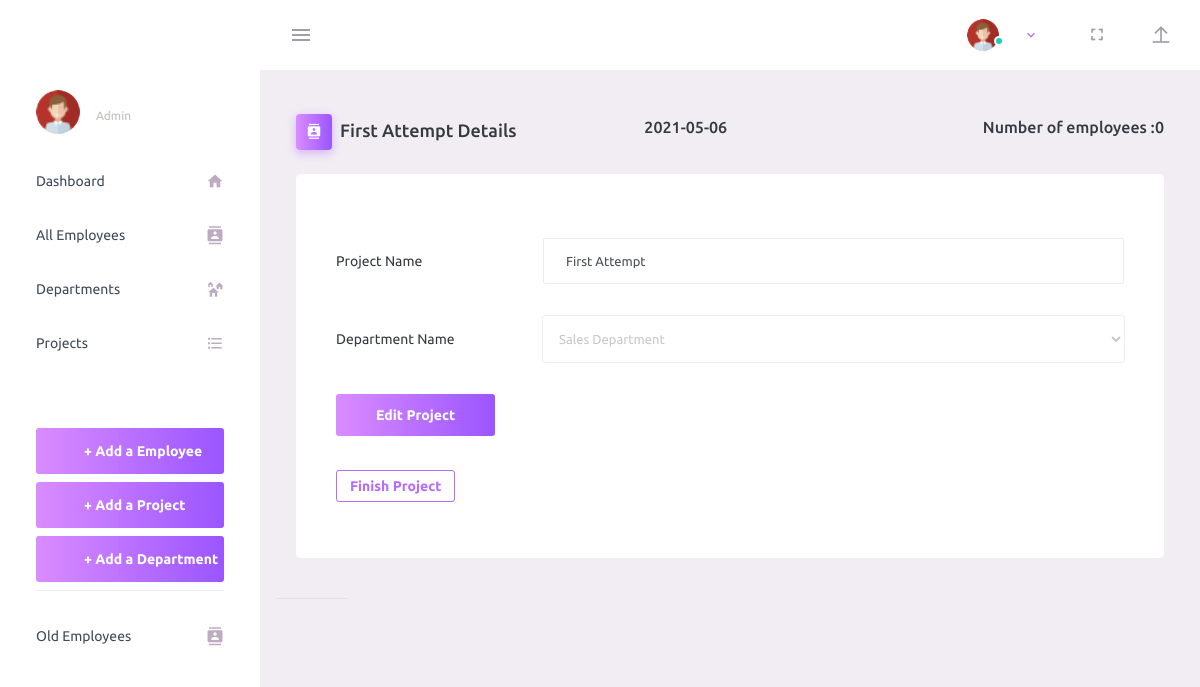
/project_update.php?id=17, run on the app's committed database.
### tables this page shows
CREATE TABLE `project` (
  `ProjectId` int(11) NOT NULL,
  `ProjName` varchar(40) NOT NULL,
  `DepartmentId` int(11) NOT NULL,
  `StartingDate` date NOT NULL,
  `FinishDate` date DEFAULT NULL,
  `status` int(2) NOT NULL DEFAULT 1 COMMENT '0 is finished,1 is active'
);

CREATE TABLE `department` (
  `DepartmentId` int(11) NOT NULL,
  `DeptName` varchar(40) NOT NULL,
  `Location` varchar(55) NOT NULL
);

### project_update.php (the view, shortened to what this page needs)
<?php
include "db_conn.php";
if(isset($_GET['id'])) {
  $projid=$_GET['id'];
  $query = "SELECT * FROM project WHERE ProjectId='".$projid."'";
  $result = mysqli_query($conn, $query) or die ( mysqli_error());
  $row = mysqli_fetch_assoc($result);
}
$query1 = "SELECT DeptName FROM department where DepartmentId='".$row['DepartmentId']."'";
$result1 = mysqli_query($conn, $query1) or die ( mysqli_error());
$rowdept = mysqli_fetch_assoc($result1);
$query2 = "SELECT EmployeeId FROM employee WHERE ProjectId = '".$row["ProjectId"]."' ";
$query_run2 = mysqli_query($conn, $query2);
$row2 = mysqli_num_rows($query_run2);
?>
<head>
  <link rel="stylesheet" href="assets/vendors/mdi/css/materialdesignicons.min.css">
  <link rel="stylesheet" href="assets/vendors/css/vendor.bundle.base.css">
  <link rel="stylesheet" href="assets/css/style.css">
</head>
<body>
  <div class="container-scroller">
    <?php include "nav.php" ?>
    <div class="container-fluid page-body-wrapper">
      <?php include "sidebar.php" ?>
      <div class="main-panel">
        <div class="content-wrapper">
          <div class="page-header">
            <h3 class="page-title">
              <span class="page-title-icon bg-gradient-primary text-white mr-2">
                <i class="mdi mdi-contacts"></i>
              </span><?php echo $row['ProjName']; ?> Details
            </h3>
            <h5><?php echo $row['StartingDate']; ?></h5> <br> <h5>Number of employees :<?php echo $row2; ?></h5>
          </div>
          <div class="row" style="margin-top:2%;">
            <div class="col-lg-12 grid-margin stretch-card">
              <div class="card">
                <div class="card-body">
                  <form class="forms-sample" role = "form" onsubmit="false"
                     action = "" method = "post">
                    <div class="form-group row">
                      <label for="exampleInputUsername2" class="col-sm-3 col-form-label">Project Name</label>
                      <div class="col-sm-9">
                        <input type="text" name="ProjName" value="<?php echo $row['ProjName']; ?>" class="form-control" id="exampleInputUsername2" placeholder="Project Name">
                      </div>
                    </div>
                    <div class="form-group row">
                      <label class="col-sm-3 col-form-label">Department Name</label>
                      <div class="col-sm-9">
                        <select name="DeptName" class="form-control">
                          <option value="Sales Department"<?php if($rowdept['DeptName'] == 'Sales Department'): ?> selected="selected"<?php endif; ?>>Sales Department</option>
                        </select>
                      </div>
                    </div>
                    <button type="submit" name="submit" class="btn btn-gradient-primary mr-2">Edit Project</button>
                  </form>
                  <br>
                  <form class="forms-sample" role = "form" onsubmit="false"
                     action = "" method = "post">
                     <?php if($row['status'] == 1): ?>
                     <a href="">
                     <button class="btn btn-sm btn-outline-primary view_billing" name="finish" type="submit" onClick="return confirm('Are you sure?');">Finish Project</button> </a>
                     <?php else: ?>
                       <a href="">
                       <button class="btn btn-sm btn-outline-danger view_billing" type="button" style="background-color:red;color:white;" disabled>Project Finished</button> </a>
                       <?php endif; ?>
                  </form>
                </div>
              </div>
            </div>
            <footer class="footer">
            </footer>
          </div>
        </div>
      </div>
</body>
</html>

### data on the page
project: ProjName "First Attempt", StartingDate "2021-05-06"
department: DeptName "Sales Department"

### other printed values
$row2 "0"
